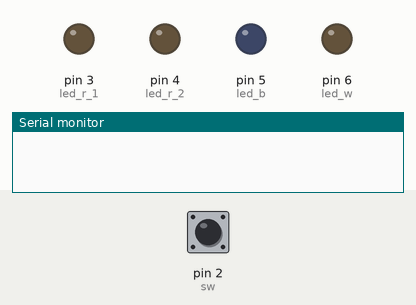
Simulated run of this sketch. Board: Arduino Uno, built with avr-gcc and run on an emulated ATmega328P. On the bench: output pins drawn as LEDs (lit = HIGH), the last lines printed to the serial monitor. Inputs (shaded band) come from the test bench; at power-on: pin 2 (sw) HIGH.

Above: at 1.2 s.
1.3 s: pin 2 (sw) pulled LOW for 3.2 s
At 4.9 s:
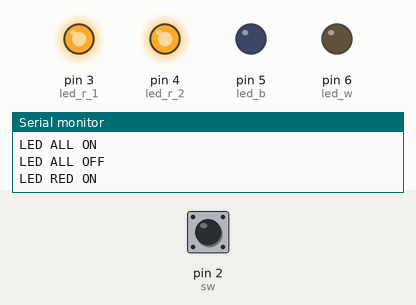
6.0 s: pin 2 (sw) pulled LOW for 0.15 s
At 7.2 s:
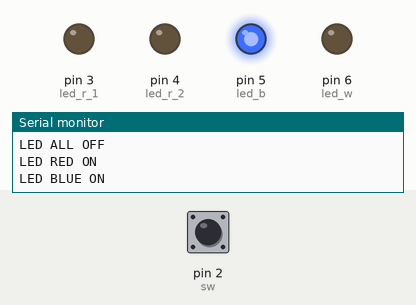
7.6 s: pin 2 (sw) pulled LOW for 1 s
At 8.9 s:
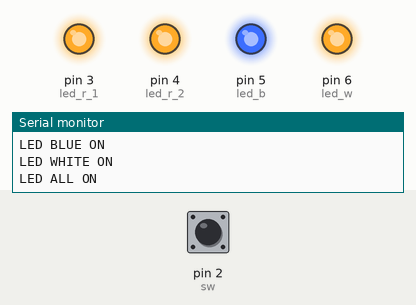
Timing chart, 0 to 10.6 s (numbered marks = the images above; inputs shaded):
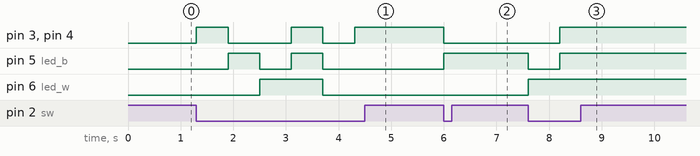

The sketch:

led_blink_3.ino
```cpp
int sw = 2;
int led_r_1 = 3;
int led_r_2 = 4;
int led_b = 5;
int led_w = 6;
int led_num_check = 1;
int reading;


long time = 0;
long debounce = 600;

void setup() {

  Serial.begin(9600);
  pinMode(led_r_1, OUTPUT);
  pinMode(led_r_2, OUTPUT);
  pinMode(led_b, OUTPUT);
  pinMode(led_w, OUTPUT);
  pinMode(sw, INPUT_PULLUP);

}

void loop() {
  reading = digitalRead(sw);

  if(digitalRead(sw)==LOW && millis()-time > debounce)
  {
    if(led_num_check % 5 == 1)
    {
      digitalWrite(led_r_1, HIGH);
      digitalWrite(led_r_2, HIGH);
      digitalWrite(led_b, LOW);
      digitalWrite(led_w, LOW);
      Serial.println("LED RED ON");
      led_num_check++;
    }
    else if(led_num_check % 5 == 2)
    {
      digitalWrite(led_r_1, LOW);
      digitalWrite(led_r_2, LOW);
      digitalWrite(led_b, HIGH);
      digitalWrite(led_w, LOW);
      Serial.println("LED BLUE ON");
      led_num_check++;
    }
    else if(led_num_check % 5 == 3)
    {
      digitalWrite(led_r_1, LOW);
      digitalWrite(led_r_2, LOW);
      digitalWrite(led_b, LOW);
      digitalWrite(led_w, HIGH);
      Serial.println("LED WHITE ON");
      led_num_check++;
    }
    else if(led_num_check % 5 == 4)
    {
      digitalWrite(led_r_1, HIGH);
      digitalWrite(led_r_2, HIGH);
      digitalWrite(led_b, HIGH);
      digitalWrite(led_w, HIGH);
      Serial.println("LED ALL ON");
      led_num_check++;
    }
    else
    {
      digitalWrite(led_r_1, LOW);
      digitalWrite(led_r_2, LOW);
      digitalWrite(led_b, LOW);
      digitalWrite(led_w, LOW);
      Serial.println("LED ALL OFF");
      led_num_check++;
    }
    time = millis();
  }

  /*
  else
  {
    digitalWrite(led, LOW);
    Serial.println("SW OFF");
  }
  */

}
```

Measured:
- after the input at 1.3 s, pin 3 (led_r_1), pin 4 (led_r_2): goes HIGH 0.60 s, LOW 1.2 s, HIGH 0.60 s, LOW 0.60 s, then HIGH, starting at once; pin 5 (led_b): alternates HIGH for 0.60 s and LOW for 0.60 s, 4 changes in all, then stays LOW, starting after 0.60 s; pin 6 (led_w): LOW → HIGH after 1.2 s, → LOW 1.2 s later
- after the input at 6.0 s, pin 3 (led_r_1), pin 4 (led_r_2): HIGH → LOW at once; pin 5 (led_b): LOW → HIGH at once
- after the input at 7.6 s, pin 3 (led_r_1), pin 4 (led_r_2): LOW → HIGH after 0.60 s; pin 5 (led_b): HIGH → LOW at once, → HIGH 0.60 s later; pin 6 (led_w): LOW → HIGH at once
